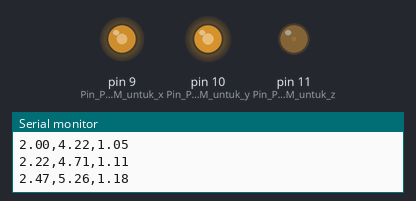
A sketch run on a simulated Arduino Uno, built with avr-gcc and run on an emulated ATmega328P. Parts: output pins drawn as LEDs (lit = HIGH), the last lines printed to the serial monitor.

Above: at 0.2 s.
At 1.2 s:
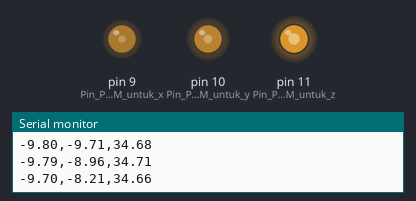
At 4.07 s:
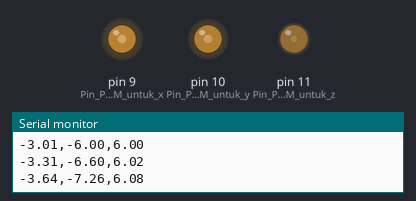
At 13.16 s:
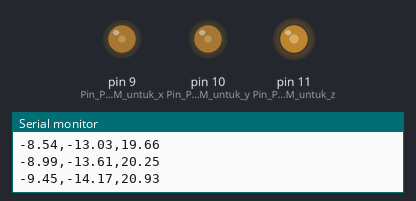
At 21.42 s:
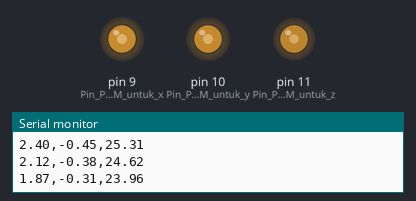
At 39.25 s:
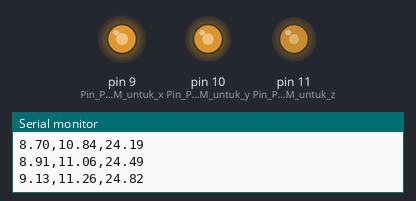
Timing chart, 0 to 40.0 s (numbered marks = the images above):
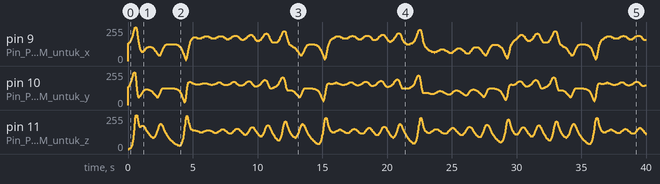

The sketch:

BEX_SIMPLE_CHAOTIC_SIGNAL_USING_PWM.ino
```cpp
#define dt 0.01  // Delta waktu
float x = 1.0, y = 1.0, z = 1.0;  // Inisialisasi variabel Lorenz
float sigma = 10.0, rho = 28.0, beta = 8.0 / 3.0;

void setup() {
    Serial.begin(9600); // Inisialisasi komunikasi serial
    pinMode(9, OUTPUT);  // Pin PWM untuk x
    pinMode(10, OUTPUT); // Pin PWM untuk y
    pinMode(11, OUTPUT); // Pin PWM untuk z
}

void loop() {
    // Persamaan Lorenz
    float dx = sigma * (y - x) * dt;
    float dy = (x * (rho - z) - y) * dt;
    float dz = (x * y - beta * z) * dt;

    x += dx;
    y += dy;
    z += dz;

    // Mapping ke rentang 0-255 untuk PWM
    int pwm_x = map(x, -20, 20, 0, 255); // Sesuaikan range chaos
    int pwm_y = map(y, -30, 30, 0, 255);
    int pwm_z = map(z, 0, 50, 0, 255);

    // Pastikan nilai tetap di rentang 0-255
    pwm_x = constrain(pwm_x, 0, 255);
    pwm_y = constrain(pwm_y, 0, 255);
    pwm_z = constrain(pwm_z, 0, 255);

    // Kirim nilai PWM
    analogWrite(9, pwm_x);
    analogWrite(10, pwm_y);
    analogWrite(11, pwm_z);

    // Kirim data ke serial dalam format x,y,z\n
    Serial.print(x);
    Serial.print(",");
    Serial.print(y);
    Serial.print(",");
    Serial.println(z);

    delay(10);  // Tunggu sejenak
}
```
